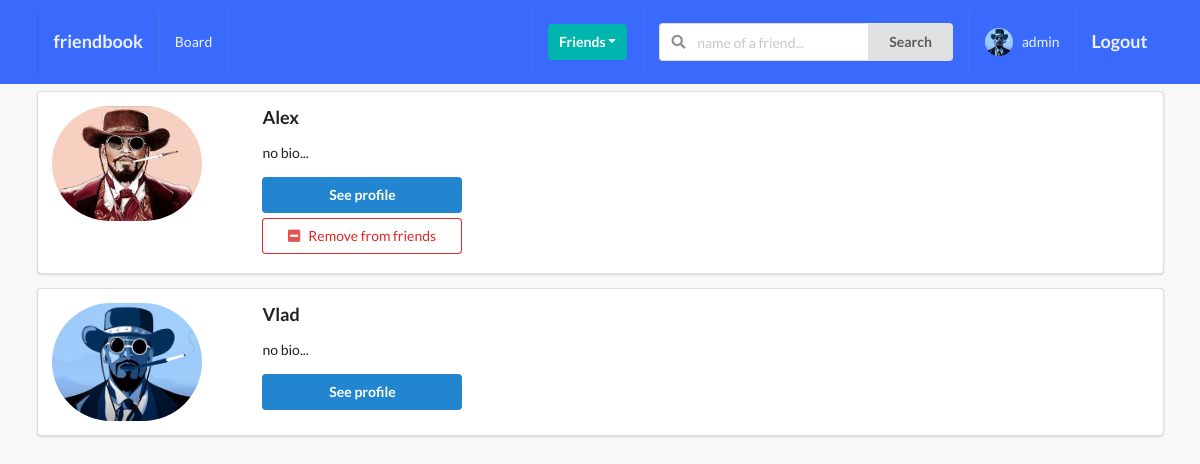
Page /profiles/ (signed in) on the committed database.
### profiles/models.py (models this page shows, shortened)
class Profile(models.Model):
    first_name = models.CharField(max_length=200, blank=True)
    last_name = models.CharField(max_length=200, blank=True)
    user = models.OneToOneField(User, on_delete=models.CASCADE)
    bio = models.TextField(default="no bio...", max_length=300)
    email = models.EmailField(max_length=200, blank=True)
    country = models.CharField(max_length=200, blank=True)
    avatar = models.ImageField(default='avatar.png', upload_to='avatars/')
    friends = models.ManyToManyField(User, blank=True, related_name='friends')
    slug = models.SlugField(unique=True, blank=True)
    updated = models.DateTimeField(auto_now=True)
    created = models.DateTimeField(auto_now_add=True)
    objects = ProfileManager()
    def get_absolute_url(self):
        return reverse("profiles:profile-detail-view", kwargs={"slug": self.slug})
    __initial_first_name = None
    __initial_last_name = None
    def __init__(self, *args, **kwargs):
        super().__init__(*args, **kwargs)
        self.__initial_first_name = self.first_name
        self.__initial_last_name = self.last_name

### profiles/views.py (the view)
# urls.py: path('', ProfileListView.as_view(), name='all-profiles-view'),
class ProfileListView(LoginRequiredMixin, ListView):
    model = Profile
    template_name = 'profiles/profile_list.html'
    def get_queryset(self):
        qs = Profile.objects.get_all_profiles(self.request.user)
        return qs
    def get_context_data(self, **kwargs):
        context = super().get_context_data(**kwargs)
        user = User.objects.get(username__iexact=self.request.user)
        profile = Profile.objects.get(user=user)
        rel_r = Relationship.objects.filter(sender=profile)
        rel_s = Relationship.objects.filter(receiver=profile)
        rel_receiver = []
        rel_sender = []
        for item in rel_r:
            rel_receiver.append(item.receiver.user)
        for item in rel_s:
            rel_sender.append(item.sender.user)
        context["rel_receiver"] = rel_receiver
        context["rel_sender"] = rel_sender
        context['is_empty'] = False
        if len(self.get_queryset()) == 0:
            context['is_empty'] = True
        return context

### profiles/context_processors.py (called while the page is built)
def profile_pic(request):
    if request.user.is_authenticated:
        profile_obj = Profile.objects.get(user=request.user)
        pic = profile_obj.avatar
        return {'picture':pic}
    return {}

def invatations_received_no(request):
    if request.user.is_authenticated:
        profile_obj = Profile.objects.get(user=request.user)
        qs_count = Relationship.objects.invatations_received(profile_obj).count()
        return {'invites_num':qs_count}
    return {}

### profiles/models.py (called while the page is built)
    def get_all_profiles(self, me):
        profiles = Profile.objects.all().exclude(user=me)
        return profiles

    def invatations_received(self, receiver):
        qs = Relationship.objects.filter(receiver=receiver, status='send')
        return qs

### profiles/templates/profiles/profile_list.html (shortened to what this page needs)
{% extends 'base.html' %}
{% block content %}
    {% for obj in object_list %}
        <div class="ui segment">
            <div class="ui grid">
                <div class="row">
                    <div class="three wide column">
                        <img class="ui small circular image" src={{obj.avatar.url}}>
                    </div>
                    <div class="thirteen wide column">
                        <h3>{{obj.user}}</h3>
                        <p>{{obj.bio}}</p>
                        <a href={{obj.get_absolute_url}}><button class="ui primary button mb-5 w-big">See profile</button></a>
                        <br>
                        {% if request.user in obj.friends.all %}
                        <form action="{% url 'profiles:remove-friend' %}" method="POST">
                            <button type="submit" class="ui negative basic button mb-5 w-big"><i class="minus square icon"></i>Remove from friends</button>
                        </form>
                        {% endif %}
                    </div>
                </div>
            </div>
        </div>
    {% endfor %}
{% endblock content %}

### templates/main/navbar.html (shortened to what this page needs)
{% url 'home-view' as path_to_home %}
{% url 'posts:main-post-view' as path_to_posts %}
{% url 'profiles:my-profile-view' as path_to_my_profile %}
<div class="ui inverted menu nav mb-7">
  <div class="ui container">
    <a href="{{path_to_home}}" class="{% if request.path == path_to_home %}active{% endif %} item">
        <h3>friendbook</h3>
    </a>
    {% if request.user.is_authenticated %}
    <a href="{{path_to_posts}}" class="{% if request.path == path_to_posts %}active{% endif %} item">
        Board
    </a>
    {% endif %}
    <div class="right menu">
        {% if request.user.is_authenticated %}
        <div class="item">
            <div class="ui floating dropdown icon button teal"> Friends
                <i class="dropdown icon"></i>
             </div>
        </div>
             <div class="item">
              <form action="" method="GET">
                <div class="ui action left icon input">
                <input class="prompt" type="text" name='q' placeholder="name of a friend...">
                <button type='submit' class="ui button">Search</button>
                </div>
            </form>
            </div>
            <a href="{{path_to_my_profile}}" class="{% if request.path == path_to_my_profile %}active{% endif %} item">
                <img src={{picture.url}} alt=""  class="ui avatar image" >&nbsp;
                 {{ request.user }}
            </a>
            <a href="{% url 'account_logout' %}" class="ui item">
                <h3>Logout</h3>
            </a>
        {% else %}
        <a href="{% url 'account_login' %}" class="ui item">
                <h3>Login</h3>
            </a>
        {% endif %}
    </div>
  </div>
</div>

### netbook/static/style.css (style rules this page uses)
body { background: #F8F8F8 !important; }
.nav { border-radius: 0px !important; padding: 10px 0 10px 0 !important; background-color: #396afc !important; }
.mb-7 { margin-bottom: 7px !important; }
.mb-5 { margin-bottom: 5px !important; }
.w-big { width: 200px !important; }

### rows in the picture
Profile: avatar (picture), user "Alex", bio "no bio..."
Profile: avatar (picture), user "Vlad", bio "no bio..."

### other values in the picture
{{ request.user }} "admin"
